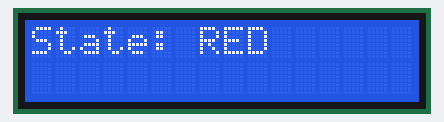
The sketch below on a simulated Arduino Uno, built with avr-gcc and run on an emulated ATmega328P. Parts: 16×2 character LCD. What the sketch prints to the serial monitor is not drawn.

Above: at 0.1 s.
At 5.1 s:
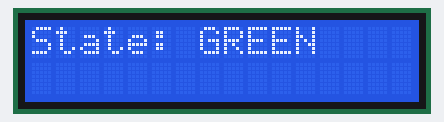
At 10.2 s:
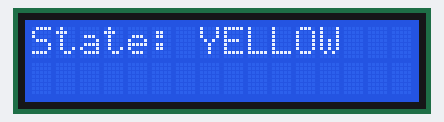

Measured:
- by itself, everything shown: repeats every 12.0 s, in 3 steps
- what the display in image 1 shows lasts 5.0 s, from 5.1 s to 10.1 s
- what the display in image 2 shows lasts 2.0 s, from 10.1 s to 12.1 s

The sketch:

Task1_Traffic_Light.ino
```cpp
// =====================================================================
//  Task 1: A traffic light state machine (shown on the LCD)
//  Display: 16x2 LCD with I2C backpack
// ---------------------------------------------------------------------
//  What this sketch does:
//    The traffic light is always in exactly ONE of three states:
//        RED  ->  GREEN  ->  YELLOW  ->  back to RED ...
//    Each state shows its name on the LCD, waits for a fixed time,
//    and then moves on (a "transition") to the next state.
//
//    The three parts of every state machine are marked 1, 2 and 3:
//      1. an enum that lists the states
//      2. a variable that remembers the current state
//      3. a switch-case that does the work of the current state
//
//  Wiring:
//    LCD:    GND -> GND, VCC -> 5V, SDA -> A4, SCL -> A5
//
//  Library (Tools -> Manage Libraries...):
//    "LiquidCrystal I2C" by Frank de Brabander
// =====================================================================

#include <Wire.h>                  // I2C bus: the LCD is controlled over SDA and SCL
#include <LiquidCrystal_I2C.h>     // driver for the I2C backpack LCD

// The LCD object: I2C address 0x20, 16 columns, 2 rows.
// The lab backpacks are at address 0x20. If your screen stays blank,
// your backpack may use another address: try 0x27 or 0x3F.
LiquidCrystal_I2C lcd(0x20, 16, 2);

// 1. The states
enum TrafficLightState
{
    RED,
    GREEN,
    YELLOW
};

// 2. The current state. A traffic light starts on RED
TrafficLightState currentState = RED;


void setup()
{
    Serial.begin(9600);                // Serial Monitor at 9600 baud

    lcd.init();                        // start the LCD
    lcd.backlight();                   // switch the backlight on
}


void loop()
{
    // 3. Do the work of the current state
    switch (currentState)
    {
        case RED:
            lcd.clear();
            lcd.print("State: RED");
            Serial.println("State: RED");
            delay(5000);                       // stay in RED for 5 seconds
            currentState = GREEN;              // RED -> GREEN
            break;

        case GREEN:
            lcd.clear();
            lcd.print("State: GREEN");
            Serial.println("State: GREEN");
            delay(5000);                       // stay in GREEN for 5 seconds
            currentState = YELLOW;             // GREEN -> YELLOW
            break;

        case YELLOW:
            lcd.clear();
            lcd.print("State: YELLOW");
            Serial.println("State: YELLOW");
            delay(2000);                       // stay in YELLOW for 2 seconds
            currentState = RED;                // YELLOW -> RED
            break;
    }
    // loop() now ends and starts again. currentState has changed,
    // so next time round a different case runs.
}
```
